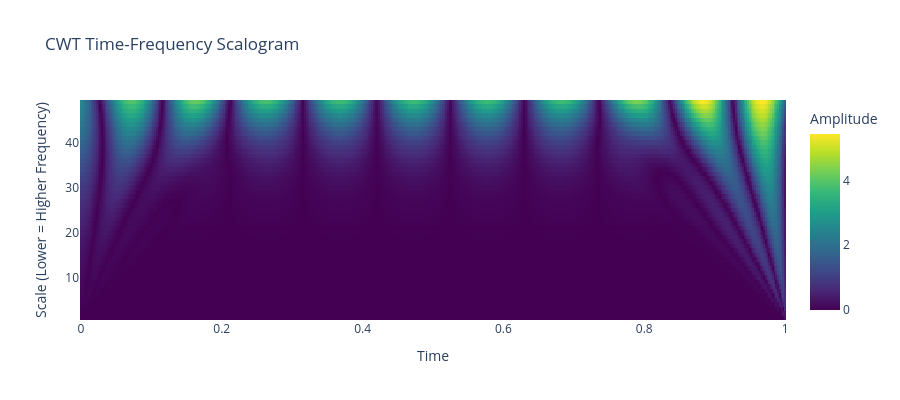

The notebook cell this image was saved under:
### Code cell
# Generate signal
t = np.linspace(0, 1, 400)
signal = np.sin(30 * t) + np.sin(5 * t)
# Compute CWT
scales = np.arange(1, 50)
coeffs, freqs = pywt.cwt(signal, scales, wavelet='morl')
# Create Plotly heatmap
fig = go.Figure(data=go.Heatmap(
    z=np.abs(coeffs),
    x=t,
    y=scales,
    colorscale='Viridis',
    colorbar=dict(title='Amplitude')
))
fig.update_layout(
title='CWT Time-Frequency Scalogram',
xaxis_title='Time',
yaxis_title='Scale (Lower = Higher Frequency)',
height=400
)
fig.show()

### Figure 1 — Plotly figure (JSON) as saved in the notebook; plotly's stock layout.template omitted (floating-point values rounded to 4 significant figures; data arrays with more than 128 entries replaced by an {"elided": "..."} marker saying what was removed)
{"data": [{"colorbar": {"title": {"text": "Amplitude"}}, "colorscale": [[0, "#440154"], [0.1111, "#482878"], [0.2222, "#3e4989"], [0.3333, "#31688e"], [0.4444, "#26828e"], [0.5556, "#1f9e89"], [0.6667, "#35b779"], [0.7778, "#6ece58"], [0.8889, "#b5de2b"], [1, "#fde725"]], "type": "heatmap", "x": {"elided": "400 float values"}, "y": [1, 2, 3, 4, 5, 6, 7, 8, 9, 10, 11, 12, 13, 14, 15, 16, 17, 18, 19, 20, 21, 22, 23, 24, 25, 26, 27, 28, 29, 30, 31, 32, 33, 34, 35, 36, 37, 38, 39, 40, 41, 42, 43, 44, 45, 46, 47, 48, 49], "z": {"elided": "49x400 float values"}}], "layout": {"height": 400, "title": {"text": "CWT Time-Frequency Scalogram"}, "xaxis": {"title": {"text": "Time"}}, "yaxis": {"title": {"text": "Scale (Lower = Higher Frequency)"}}}}
